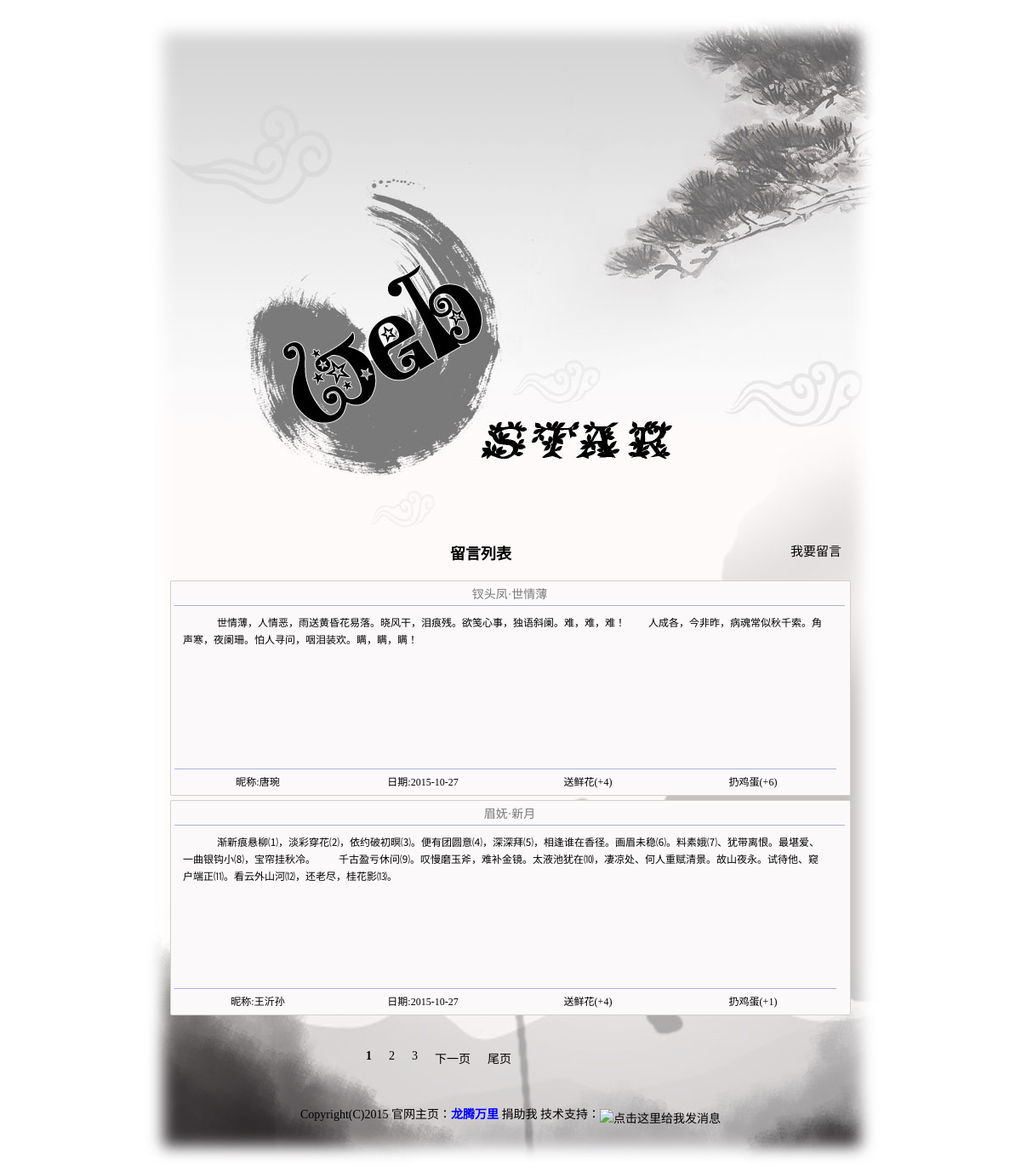
The page /main/show on the database its author committed.
### tables this page shows
CREATE TABLE `my_article` (
  `id` int(11) NOT NULL AUTO_INCREMENT,
  `name` varchar(16) NOT NULL COMMENT '用户名',
  `title` varchar(16) NOT NULL COMMENT '提交的标题',
  `content` varchar(480) NOT NULL COMMENT '提交的内容',
  `good` varchar(16) NOT NULL DEFAULT '0' COMMENT '好评',
  `bad` varchar(16) NOT NULL DEFAULT '0' COMMENT '差评',
  `date` int(11) NOT NULL COMMENT '提交的时间',
  PRIMARY KEY (`id`)
);

### index.php (called while the page is built, shortened)
<?php
require_once BASEPATH.'core/CodeIgniter.php';

### web/models/Article_m.php (called while the page is built, shortened)
<?php if ( ! defined('BASEPATH')) exit('No direct script access allowed');
class Article_m extends CI_Model{
	private $tableName;
	public function __construct() {
		$this->tableName = (isset($arr['tableName'])) ? $arr['tableName'] : 'my_article';
	}
	public function get_page_list($num, $offset = '') {
		$this->db->order_by("date", "desc");
		$query = $this->db->get($this->tableName, $num, $offset);
		return $query->result_array();
	}
}
?>

### web/views/show.php (the view, shortened to what this page needs)
<!DOCTYPE html PUBLIC "-//W3C//DTD XHTML 1.0 Transitional//EN" "http://www.w3.org/TR/xhtml1/DTD/xhtml1-transitional.dtd">
<html xmlns="http://www.w3.org/1999/xhtml">
<head>
<link type="text/css" rel="stylesheet" href="css/style.css" />
<link rel="stylesheet" type="text/css" href="css/show.css" />
</head>
<body>
<div id="wrap">
	<div class="ck">
		<h6>留言列表 <span class="want_m"><a href="<?php echo base_url('main/index')?>">我要留言</a></span></h6>
		<div id="ajax_con">
			<?php foreach ($article_list as $row){?>
			<div class="message">
				<div class="message_con">
					<table cellspacing="0" cellpadding="0" border="0">
						<tbody>
							<tr>
								<td class="title"><?php echo $row['title'];?></td>
							</tr>
							<tr>
								<td>
									<table cellspacing="0" cellpadding="0" border="0">
										 <tbody>
											  <tr>
												<td class="content"><?php echo $row['content'];?></td>
											  </tr>
											  <tr>
												<td class="time">
													<table>
														<tr>
															<td>昵称:<?php echo $row['name'];?></td>
															<td>日期:<?php echo date('Y-m-d',$row['date']);?></td>
															<td><a id="good_btn" class="<?php echo $row['id'];?>" href="javascript:void(0)">送鲜花(+<span id="good_info"><?php echo $row['good'];?></span>)</a></td>
															<td><a id="bad_btn" class="<?php echo $row['id'];?>" href="javascript:void(0)">扔鸡蛋(+<span id="bad_info"><?php echo $row['bad'];?></span>)</a></td>
														</tr>
													</table>
											  </tr>
										 </tbody>
									</table>
								</td>
							</tr>
						</tbody>
					</table>
				</div>
			</div>
			<?php } ?>
			<div id="page">
				<?php echo $this->pagination->create_links(); ?>
			</div>
		</div>
	</div>
<?php require_once 'bottom.php';?>

### web/controllers/main.php (shortened to what this page needs)
<?php
class Main extends MY_Controller {
    public function __construct() {
        $this->load->model('Article_m');
        $this->load->library('form_validation');
        $this->load->library('pagination');
    }
	public function show() {
		$config = $this->System_m->get_id_siteInfo(1);
		$data['url'] = $config['domainName'];
		$config['per_page'] = 2;
		$config['full_tag_open'] = "<ul class='pagination'>";
		$config['full_tag_close'] = '</ul>';
		$config['num_tag_open'] ='<li>';
		$config['num_tag_close']='</li>';
		$config['cur_tag_open'] ="<li class='active'><a href='javascript:void(0);'>";
		$config['cur_tag_close'] ="</a></li>";
		$config['last_tag_open'] = '<li>';
		$config['last_tag_close'] = '</li>';
		$config['next_tag_open']='<li>';
		$config['next_tag_close']='</li>';
		$data['title']="所有文章列表";
		$data['article_list']=$this->Article_m->get_page_list($config['per_page'],$this->uri->segment(3));
		$data["siteInfo"]=$this->siteInfo();
		$this->load->view('show',$data);
	}
}

### web/views/bottom.php (shortened to what this page needs)
		<div id="footer">Copyright(C)2015&nbsp;官网主页：<a style="color:blue;font-weight:700" target="_blank" href="http://www.phpol.cn">龙腾万里</a>&nbsp;<a id="jzwbtn" href="javascript:void(0)">捐助我</a>&nbsp;技术支持：<a style="position:relative;top:5px;" target="_blank" href="http://wpa.qq.com/msgrd?v=3&uin=578672331&site=qq&menu=yes"><img border="0" src="http://wpa.qq.com/pa?p=2:578672331:51" alt="点击这里给我发消息" title="点击这里给我发消息"/></a></div>
      </div>
</body>
</html>

### static/css/style.css (style rules this page uses)
* { margin:0px; padding:0px; }
#footer { text-align:center; }

### static/css/show.css (style rules this page uses)
body { color: #000000; background:#fff; }
a { color: #000000; text-decoration: none; }
h6 { font-size: 18px; padding: 6px 0 0; text-align: center; width: 798px; margin:0 auto; }
#wrap { background: url("../img/bg_2.jpg") repeat scroll 0 0 transparent; height: 1370px; margin: 0 auto; width:880px; }
#wrap .ck { position:relative; top:630px; }
.want_m { float: right; font-size: 15px; font-weight: 100; margin-right: 10px; }
#ajax_con { width:800px; margin:15px auto; }
.message { background: none repeat scroll 0 0 #FBF9FA; border: 1px solid #D4D0C8; border-radius:2px; float: left; padding: 2px; width: 794px; margin-top:5px; }
.message_con { float: left; margin: 2px 0 0 2px; overflow: hidden; width: 100%; }
.title { border-bottom: 1px solid #A9B3D7; color: #7A7A7A; height: 24px; line-height: 24px; text-align: center; width: 788px; font-size:14px; }
.content { border-bottom: 1px solid #A9B3D7; color: #000000; font-size: 12px; height: 181px; line-height: 20px; padding: 10px 10px 0; text-indent: 40px; vertical-align: top; width: 758px; }
.time table { width:100%; }
.time table td { padding:3px 0; width:25%; font-size:12px; text-align:center; }
#page { font-size:14px; height: 20px; width: 100%; text-align: center; }
#page .pagination { width:360px; margin:40px auto; list-style:none; text-align:center; }
#page .pagination li { float:left; padding:0px 10px; }
#page .pagination .active { font-weight:700; }
#footer { color: #000000; margin: 0 auto; width: 600px; position:relative; top:660px; font-size:14px; }
#footer img { border:0; }

### rows shown on the page
my_article: title "钗头凤·世情薄", content "世情薄，人情恶，雨送黄昏花易落。晓风干，泪痕残。欲笺心事，独语斜阑。难，难，难！ 人成各，今非昨，病魂常似秋千索。角声寒，夜阑珊。怕人寻问，咽泪装欢。瞒，瞒，瞒！", name "唐琬", date "2015-10-27", good "4", bad "6"
my_article: title "眉妩·新月", content "渐新痕悬柳⑴，淡彩穿花⑵，依约破初暝⑶。便有团圆意⑷，深深拜⑸，相逢谁在香径。画眉未稳⑹。料素娥⑺、犹带离恨。最堪爱、一曲银钩小⑻，宝帘挂秋冷。 千古盈亏休问⑼。叹慢磨玉斧，难补金镜。太液池犹在⑽，凄凉处、何人重赋清景。故山夜永。试待他、窥户端正⑾。看云外山河⑿，还老尽，桂花影⒀。", name "王沂孙", date "2015-10-27", good "4", bad "1"

### other values the page prints
$this->pagination->create_links() "1 2 3 下一页 尾页"
